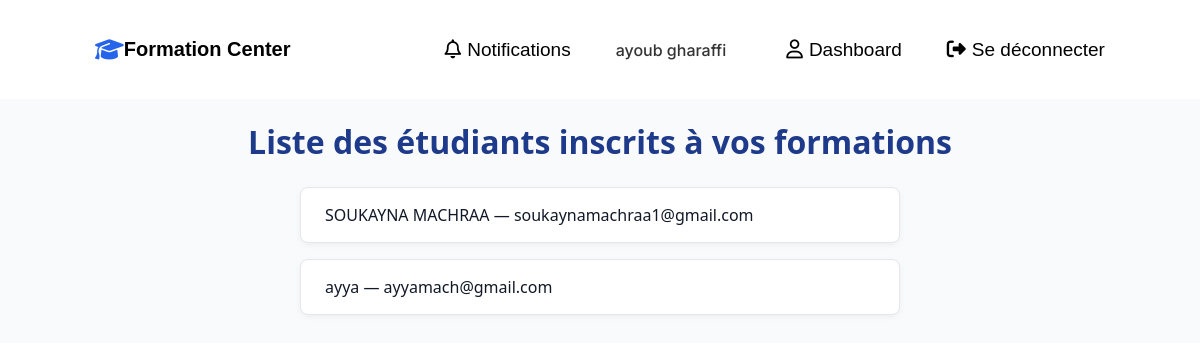
The app's page /professeur/mes_etudiants.php (signed in) with its own data.
### tables this page shows
CREATE TABLE `users` (
  `id` int(11) NOT NULL,
  `first_name` varchar(50) DEFAULT NULL,
  `last_name` varchar(50) DEFAULT NULL,
  `email` varchar(100) DEFAULT NULL,
  `password` varchar(255) DEFAULT NULL,
  `role` enum('admin','formateur','etudiant','stagiaire') NOT NULL,
  `phone` varchar(20) DEFAULT NULL,
  `created_at` timestamp NOT NULL DEFAULT current_timestamp(),
  `specialization` varchar(100) DEFAULT NULL,
  `experience` int(11) DEFAULT NULL,
  `education` text DEFAULT NULL,
  `certifications` text DEFAULT NULL,
  `previous_experience` text DEFAULT NULL,
  `presentation` text DEFAULT NULL
);

### professeur/mes_etudiants.php (the view, shortened to what this page needs)
<?php
require_once '../config/database.php';
$sql = "SELECT id, first_name, last_name, email
        FROM users
        WHERE role = 'etudiant'";
$stmt = $pdo->prepare($sql);
$stmt->execute();
$etudiants = $stmt->fetchAll(PDO::FETCH_ASSOC);
?>
<!DOCTYPE html>
<html lang="fr">
<head>
</head>
<body>
    <?php require_once '../include/hedear.php'; ?>
    <h1>Liste des étudiants inscrits à vos formations</h1>
    <ul>
        <?php foreach ($etudiants as $etudiant): ?>
            <li><?= htmlspecialchars($etudiant['first_name'] . ' ' . $etudiant['last_name']) ?> — <?= htmlspecialchars($etudiant['email']) ?></li>
        <?php endforeach; ?>
    </ul>
</body>
</html>

### include/hedear.php (shortened to what this page needs)
<?php
require_once '../config/database.php';
$user_name = 'Invité';
$user_role = null;
if (isset($_SESSION['user_id'])) {
    try {
        $stmt = $pdo->prepare('SELECT first_name, last_name, role FROM users WHERE id = ?');
        $stmt->execute([$_SESSION['user_id']]);
        $user = $stmt->fetch(PDO::FETCH_ASSOC);
        if ($user) {
            $user_name = trim($user['first_name'] . ' ' . $user['last_name']);
            $user_role = $user['role'];
        }
    } catch (PDOException $e) {
        $user_name = 'Invité';
    }
}
?>
<!DOCTYPE html>
<html lang="fr">
<head>
    <link rel="stylesheet" href="https://cdnjs.cloudflare.com/ajax/libs/font-awesome/6.7.2/css/all.min.css" />
    <link rel="stylesheet" href="/centre-formation/css/hedear.css">
</head>
<body>
    <header>
        <div class="logo">
            <i class="fa-sharp fa-solid fa-graduation-cap"></i>
            <h3>Formation Center</h3>
        </div>
        <nav>
            <?php if ($user_role === 'formateur'): ?>
                <a href="/centre-formation/professeur/notifications.php">
                    <i class="fa-regular fa-bell"></i> Notifications
                </a>
            <?php endif; ?>
            <span class="user-name">
                <?php
                if (isset($_SESSION['admin_name'])) {
                    echo htmlspecialchars($_SESSION['admin_name']);
                } else {
                    echo htmlspecialchars($user_name);
                }
                ?>
            </span>
            <?php if ($user_role): ?>
                <?php
                $dashboardLink = match ($user_role) {
                    'admin'     => '/centre-formation/admin/dashboard.php',
                    'formateur' => '/centre-formation/professeur/dasbordP.php',
                    'etudiant'  => '/centre-formation/etudiant/dashobrdE.php',
                    default     => '/centre-formation/home.php',
                };
                ?>
                <a href="<?= $dashboardLink ?>">
                    <i class="fa-regular fa-user"></i> Dashboard
                </a>
            <?php endif; ?>
            <?php if (isset($_SESSION['user_id'])): ?>
                <a href="?logout=true">
                    <i class="fa-solid fa-right-from-bracket"></i> Se déconnecter
                </a>
            <?php else: ?>
                <a href="/centre-formation/home.php">
                    <i class="fa-solid fa-right-to-bracket"></i> Se connecter
                </a>
            <?php endif; ?>
        </nav>
    </header>
</body>
</html>

### css/hedear.css (style rules this page uses)
header { display: flex; align-items: center; justify-content: space-around; background: white; padding: 18px; }
.logo { display: flex; align-items: center; }
.logo i { font-size: 23px; color: #2664eb; }
.logo h3 { font: caption; font-weight: bold; font-size: 20px; color: black; }
nav { display: flex; align-items: center; gap: 45px; }
nav i { color: black; }
nav a { text-decoration: none; color: black; font-size: 19px; font-family: sans-serif; display: flex; gap: 6px; align-items: center; }

### professeur/mes_etudiants.php (style rules this page uses)
:root { --bg-body: #f9fafb; --text-main: #111827; --text-muted: #6b7280; --badge-bg-blue: #dbeafe; --badge-text-blue: #1d4ed8; --text-separator: #9ca3af; --avatar-bg-purple: #8b5cf6; --card-bg: white; --shadow-soft: rgba(0, 0, 0, 0.05); --border-card: #e5e7eb; --icon-bg-blue: #eff6ff; --icon-text-blue: #2563eb; --icon-bg-green: #f0fdf4; --icon-text-green: #16a34a; --icon-bg-purple: #faf5ff; --icon-text-purple: #9333ea; --icon-bg-gray: #f9fafb; --icon-text-gray: #6b7280; --icon-bg-orange: #ffa726; --icon-bg-red: #ef5350; --section-bg: #eff6ff; --section-border: #bfdbfe; --section-title: #1e3a8a; --section-text: #1d4ed8; }
* { box-sizing: border-box; }
body { background-color: var(--bg-body); color: var(--text-main); font-family: 'Segoe UI', Tahoma, Geneva, Verdana, sans-serif; margin: 0; }
h1 { color: var(--section-title); margin-bottom: 1.5rem; text-align: center; }
ul { list-style: none; padding: 0; max-width: 600px; margin: 0 auto; }
li { background-color: var(--card-bg); border: 1px solid var(--border-card); border-radius: 8px; padding: 1rem 1.5rem; margin-bottom: 1rem; box-shadow: 0 2px 6px var(--shadow-soft); display: flex; justify-content: space-between; align-items: center; transition: box-shadow 0.3s ease; }

### include/hedear.php (style rules this page uses)
.user-name { color: #333; font-weight: 500; margin-right: 15px; font-family: 'Inter', sans-serif; }

### records on screen
users: user_name "ayoub gharaffi"
users: first_name+last_name "SOUKAYNA MACHRAA", email "soukaynamachraa1@gmail.com"
users: first_name+last_name "ayya", email "ayyamach@gmail.com"
